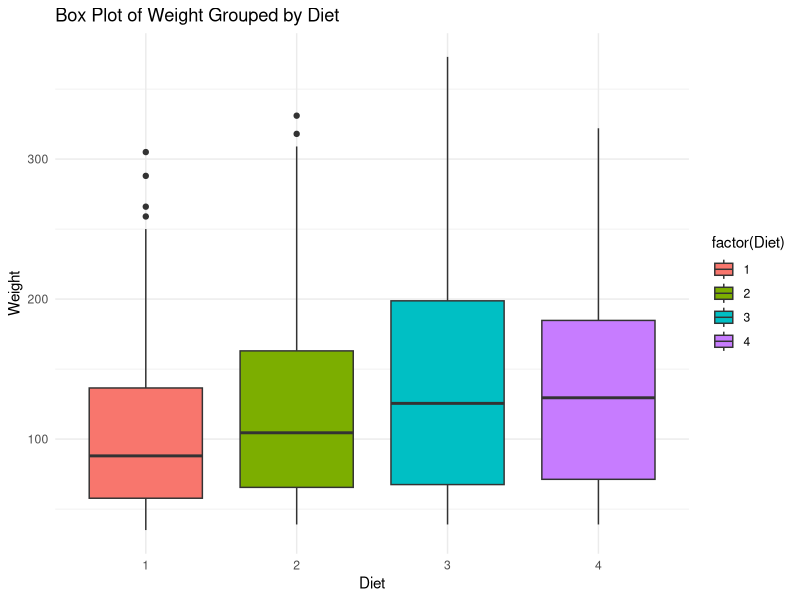
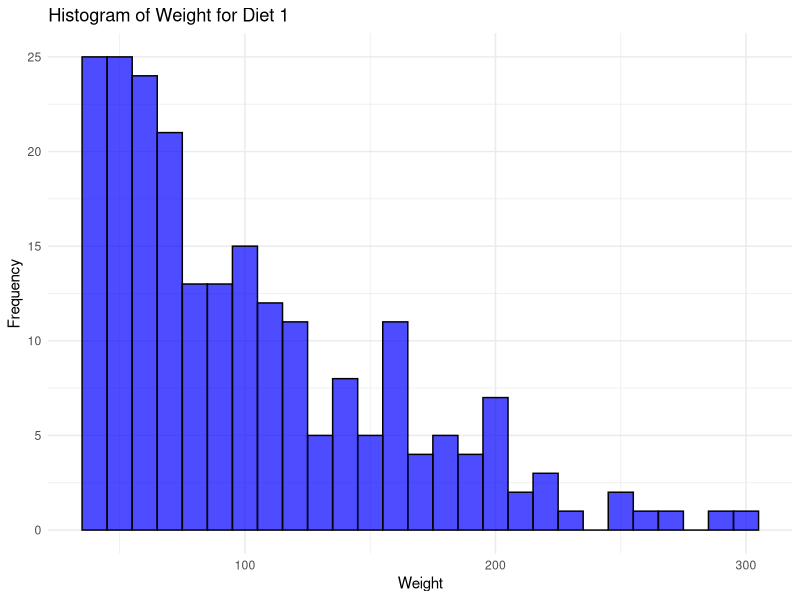
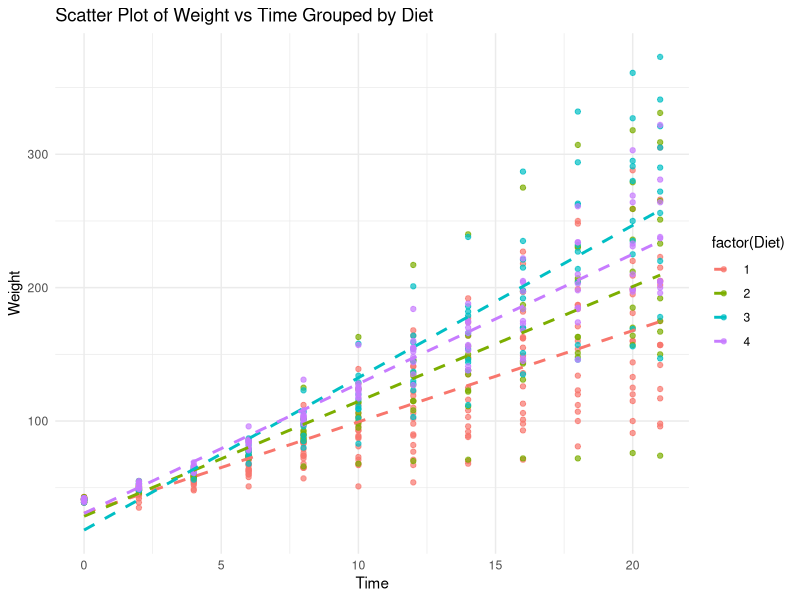

Write R code to recreate these figures, in order.
# Load necessary libraries
library(datasets)
library(ggplot2)
library(dplyr)

# Load the ChickWeight dataset
data("ChickWeight")

# --- Task 5(a): Box Plot of "weight" Grouped by "Diet" ---
ggplot(ChickWeight, aes(x = factor(Diet), y = weight, fill = factor(Diet))) +
  geom_boxplot() +
  labs(title = "Box Plot of Weight Grouped by Diet", x = "Diet", y = "Weight") +
  theme_minimal()

# --- Task 5(b): Histogram of "weight" for Diet 1 ---
ggplot(subset(ChickWeight, Diet == 1), aes(x = weight)) +
  geom_histogram(binwidth = 10, fill = "blue", color = "black", alpha = 0.7) +
  labs(title = "Histogram of Weight for Diet 1", x = "Weight", y = "Frequency") +
  theme_minimal()

# --- Task 5(c): Scatter Plot of "Weight" vs "Time" Grouped by Diet ---
ggplot(ChickWeight, aes(x = Time, y = weight, color = factor(Diet))) +
  geom_point(alpha = 0.7) +
  geom_smooth(method = "lm", se = FALSE, linetype = "dashed") +  # Add trend lines per Diet
  labs(title = "Scatter Plot of Weight vs Time Grouped by Diet", x = "Time", y = "Weight") +
  theme_minimal()
